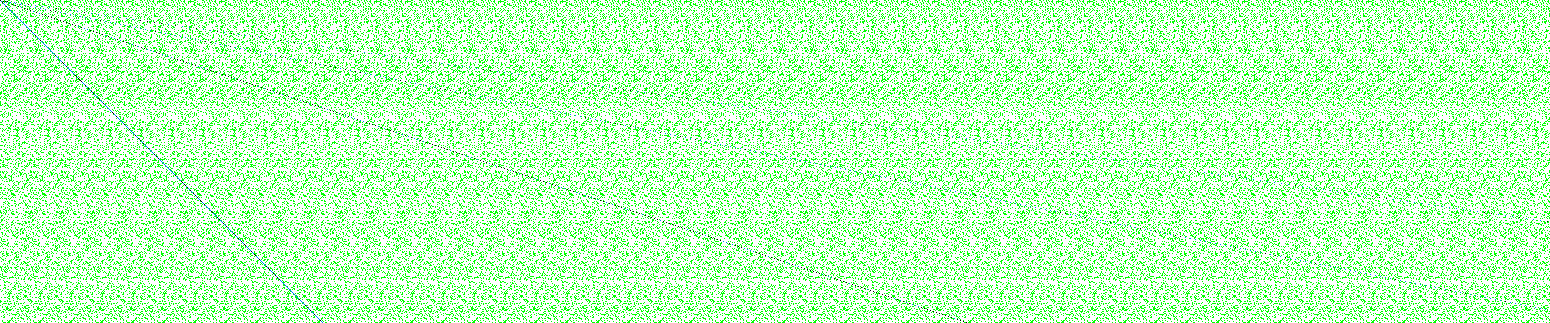

Here is the Python script that generated this plot:
from re import findall
import numpy as np
from os.path import basename
from PIL import Image, ImageDraw

empty = (255, 255, 255)
tree = (0, 255, 0)
road = (0, 128, 255)
crash = (0, 0, 0)

lines = open('inputs/day3.txt').readlines()
width_coeff = round(len(lines) * 5 / len(lines[0]))
themap = [[empty if c == '.' else tree for c in list(line.strip())] * width_coeff for line in lines]
slopes = [
    [(0, 0), (1, 1)],
    [(0, 0), (3, 1)],
    [(0, 0), (5, 1)],
    [(0, 0), (7, 1)],
    [(0, 0), (1, 2)],
]


for i in range(len(themap)):
    for slope_index, ((curr_x, curr_y), (offset_x, offset_y)) in enumerate(slopes):
        if curr_y == i and curr_x < len(themap[i]):
            themap[i][curr_x] = road if themap[i][curr_x] == empty else crash
        slopes[slope_index] = ((curr_x + offset_x, curr_y + offset_y), (offset_x, offset_y))

img = Image.fromarray(np.array(themap, np.uint8))
img.save(f"extras/{basename(__file__).split('.')[0]}.png")
